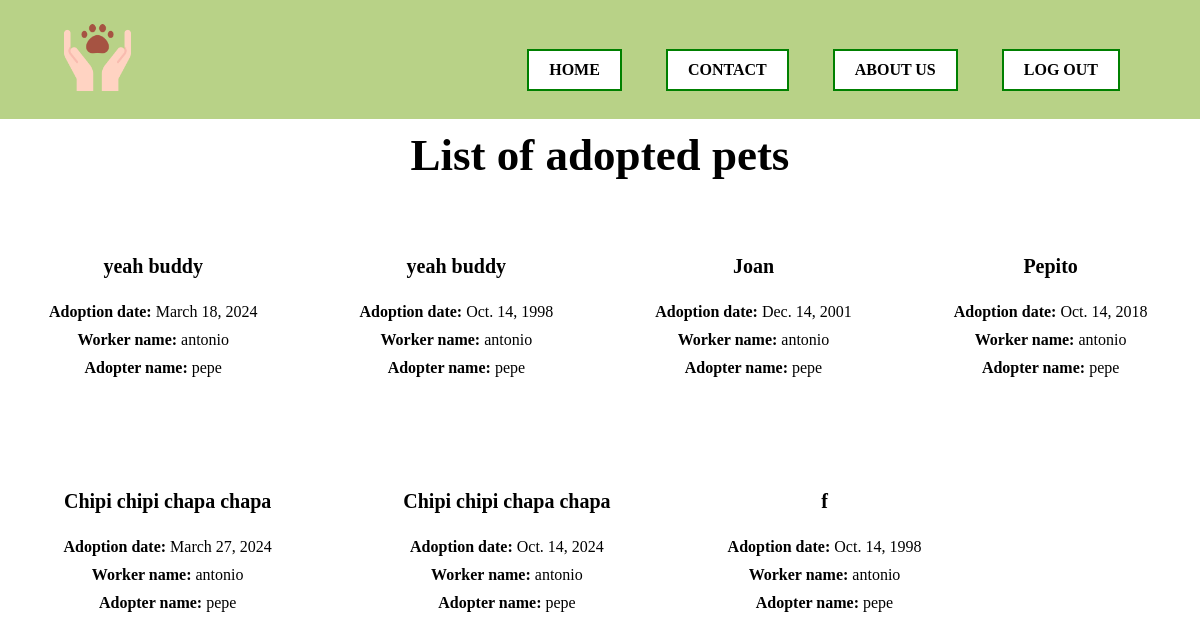
The page /adopt_list/ (signed in) on the database its author committed.
### shelter/models.py (models this page shows, shortened)
class Adopt(models.Model):
    pet = models.ForeignKey(Pet, on_delete=models.CASCADE)
    customer = models.ForeignKey(Customer, on_delete=models.CASCADE)
    worker = models.ForeignKey(Worker, on_delete=models.CASCADE)
    date = models.DateField()

class Pet(models.Model):
    ILLNESS_CHOICES = [
        ('healthy', 'Healthy'),
        ('sick', 'Sick'),
        ('in_recovery', 'In recovery')
    ]
    ANIMAL_TYPE = [
        ('dog', 'Dog'),
        ('cat', 'Cat'),
        ('bird', 'Bird'),
        ('fish', 'Fish'),
        ('reptile', 'Reptile'),
        ('rodent', 'Rodent'),
        ('other', 'Other')
    ]
    name = models.CharField(max_length=100)
    animal_type = models.CharField(max_length=100, choices=ANIMAL_TYPE, default='Dog')
    age = models.IntegerField()
    weight = models.IntegerField()
    illness = models.CharField(max_length=100, choices=ILLNESS_CHOICES, default='Healthy')
    breed = models.CharField(max_length=100, default='Unknown')
    is_adopted = models.BooleanField(default=False)

class User(models.Model):
    name = models.CharField(max_length=100)
    email = models.EmailField(max_length=100)
    phone_number = models.CharField(max_length=15)
    dni = models.CharField(max_length=15, primary_key=True)
    address = models.CharField(max_length=100)

### shelter/views.py (the view)
# urls.py: path('adopt_list/', list_adopted_pets, name='list_adopted_pets'),
def list_adopted_pets(request):
    adopts = Adopt.objects.all()
    return render(request, 'list_adopted_pets.html', {'adopts': adopts})

### templates/list_adopted_pets.html
{% extends 'base.html' %}
{% block content %}
    <h1>List of adopted pets</h1>
{% for adopt in adopts %}
    <div class="adopted">
        <h3 class="pet-name">
            {{ adopt.pet.name }}
        </h3>
        <p class="pet-data">
            <b> Adoption date: </b> {{ adopt.date }}
        </p>
        <p class="pet-data">
            <b> Worker name:</b> {{ adopt.worker.name }}
        </p>
        <p class="pet-data">
            <b> Adopter name:</b> {{ adopt.customer.name }}
        </p>
    </div>
{% endfor %}
{% endblock %}

### static/menu.css (style rules this page uses)
* { margin: 0; padding: 0; font-family: Calibri, serif; }
h1 { font-size: 45px; color: black; margin: 10px; text-align: center; }
div { display: inline-flex; flex-direction: column; justify-content: space-between; margin: 20px 20px 0; }
.adopted { display: inline-flex; flex-direction: column; justify-content: space-between; margin: 20px 20px; padding: 2%; }
.pet-name { font-size: 20px; font-weight: bold; padding: 20px; text-align: center; }
.pet-data { font-size: 16px; padding: 5px; text-align: center; }

### rows shown on the page
Adopt: pet.name "yeah buddy", date "March 18, 2024", worker.name "antonio", customer.name "pepe"
Adopt: pet.name "yeah buddy", date "Oct. 14, 1998", worker.name "antonio", customer.name "pepe"
Adopt: pet.name "Joan", date "Dec. 14, 2001", worker.name "antonio", customer.name "pepe"
Adopt: pet.name "Pepito", date "Oct. 14, 2018", worker.name "antonio", customer.name "pepe"
Adopt: pet.name "Chipi chipi chapa chapa", date "March 27, 2024", worker.name "antonio", customer.name "pepe"
Adopt: pet.name "Chipi chipi chapa chapa", date "Oct. 14, 2024", worker.name "antonio", customer.name "pepe"
Adopt: pet.name "f", date "Oct. 14, 1998", worker.name "antonio", customer.name "pepe"
